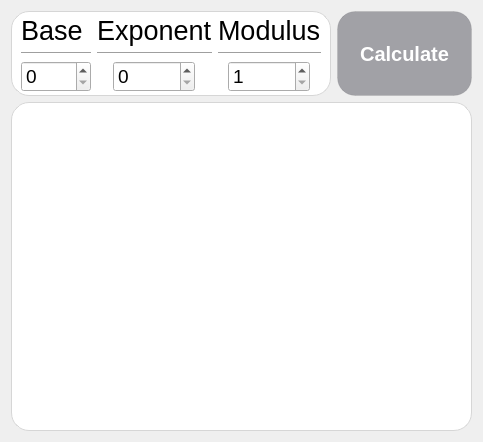
<?xml version="1.0" encoding="UTF-8"?>
<ui version="4.0">
 <class>MainWindow</class>
 <widget class="QWidget" name="MainWindow">
  <property name="geometry">
   <rect>
    <x>0</x>
    <y>0</y>
    <width>471</width>
    <height>442</height>
   </rect>
  </property>
  <property name="windowTitle">
   <string>MainWindow</string>
  </property>
  <layout class="QVBoxLayout" name="verticalLayout_3">
   <item>
    <layout class="QHBoxLayout" name="horizontalLayout">
     <property name="sizeConstraint">
      <enum>QLayout::SetMinimumSize</enum>
     </property>
     <item>
      <widget class="QFrame" name="parameterFrame">
       <property name="styleSheet">
        <string notr="true">QFrame#parameterFrame {
    background: white;
    border: 1px solid #d6d6d6;
    border-radius: 18px;
}</string>
       </property>
       <property name="frameShape">
        <enum>QFrame::StyledPanel</enum>
       </property>
       <property name="frameShadow">
        <enum>QFrame::Raised</enum>
       </property>
       <layout class="QHBoxLayout" name="horizontalLayout_2">
        <property name="topMargin">
         <number>3</number>
        </property>
        <property name="bottomMargin">
         <number>3</number>
        </property>
        <item>
         <layout class="QVBoxLayout" name="verticalLayout_2">
          <item alignment="Qt::AlignLeft">
           <widget class="QLabel" name="label_2">
            <property name="sizePolicy">
             <sizepolicy hsizetype="Maximum" vsizetype="Maximum">
              <horstretch>0</horstretch>
              <verstretch>0</verstretch>
             </sizepolicy>
            </property>
            <property name="font">
             <font>
              <pointsize>20</pointsize>
             </font>
            </property>
            <property name="text">
             <string>Base</string>
            </property>
           </widget>
          </item>
          <item>
           <widget class="Line" name="line">
            <property name="orientation">
             <enum>Qt::Horizontal</enum>
            </property>
           </widget>
          </item>
          <item alignment="Qt::AlignHCenter">
           <widget class="QSpinBox" name="baseInput">
            <property name="sizePolicy">
             <sizepolicy hsizetype="Maximum" vsizetype="Maximum">
              <horstretch>0</horstretch>
              <verstretch>0</verstretch>
             </sizepolicy>
            </property>
            <property name="minimumSize">
             <size>
              <width>70</width>
              <height>0</height>
             </size>
            </property>
            <property name="font">
             <font>
              <pointsize>14</pointsize>
             </font>
            </property>
            <property name="maximum">
             <number>99999</number>
            </property>
           </widget>
          </item>
         </layout>
        </item>
        <item>
         <layout class="QVBoxLayout" name="verticalLayout_4">
          <item alignment="Qt::AlignLeft">
           <widget class="QLabel" name="label_3">
            <property name="sizePolicy">
             <sizepolicy hsizetype="Maximum" vsizetype="Maximum">
              <horstretch>0</horstretch>
              <verstretch>0</verstretch>
             </sizepolicy>
            </property>
            <property name="font">
             <font>
              <pointsize>20</pointsize>
             </font>
            </property>
            <property name="text">
             <string>Exponent</string>
            </property>
           </widget>
          </item>
          <item>
           <widget class="Line" name="line_2">
            <property name="orientation">
             <enum>Qt::Horizontal</enum>
            </property>
           </widget>
          </item>
          <item alignment="Qt::AlignHCenter|Qt::AlignVCenter">
           <widget class="QSpinBox" name="exponentInput">
            <property name="sizePolicy">
             <sizepolicy hsizetype="Maximum" vsizetype="Maximum">
              <horstretch>0</horstretch>
              <verstretch>0</verstretch>
             </sizepolicy>
            </property>
            <property name="minimumSize">
             <size>
              <width>70</width>
              <height>0</height>
             </size>
            </property>
            <property name="font">
             <font>
              <pointsize>14</pointsize>
             </font>
            </property>
            <property name="maximum">
             <number>99999</number>
            </property>
           </widget>
          </item>
         </layout>
        </item>
        <item>
         <layout class="QVBoxLayout" name="verticalLayout_5">
          <item alignment="Qt::AlignLeft">
           <widget class="QLabel" name="label">
            <property name="sizePolicy">
             <sizepolicy hsizetype="Maximum" vsizetype="Maximum">
              <horstretch>0</horstretch>
              <verstretch>0</verstretch>
             </sizepolicy>
            </property>
            <property name="font">
             <font>
              <pointsize>20</pointsize>
             </font>
            </property>
            <property name="text">
             <string>Modulus</string>
            </property>
           </widget>
          </item>
          <item>
           <widget class="Line" name="line_3">
            <property name="orientation">
             <enum>Qt::Horizontal</enum>
            </property>
           </widget>
          </item>
          <item alignment="Qt::AlignHCenter">
           <widget class="QSpinBox" name="modulusInput">
            <property name="sizePolicy">
             <sizepolicy hsizetype="Maximum" vsizetype="Maximum">
              <horstretch>0</horstretch>
              <verstretch>0</verstretch>
             </sizepolicy>
            </property>
            <property name="minimumSize">
             <size>
              <width>70</width>
              <height>0</height>
             </size>
            </property>
            <property name="font">
             <font>
              <pointsize>14</pointsize>
             </font>
            </property>
            <property name="minimum">
             <number>1</number>
            </property>
            <property name="maximum">
             <number>99999</number>
            </property>
           </widget>
          </item>
         </layout>
        </item>
       </layout>
      </widget>
     </item>
     <item>
      <spacer name="horizontalSpacer">
       <property name="orientation">
        <enum>Qt::Horizontal</enum>
       </property>
       <property name="sizeHint" stdset="0">
        <size>
         <width>40</width>
         <height>20</height>
        </size>
       </property>
      </spacer>
     </item>
     <item>
      <widget class="QPushButton" name="calculateButton">
       <property name="sizePolicy">
        <sizepolicy hsizetype="Minimum" vsizetype="Minimum">
         <horstretch>0</horstretch>
         <verstretch>0</verstretch>
        </sizepolicy>
       </property>
       <property name="font">
        <font>
         <pointsize>-1</pointsize>
         <weight>75</weight>
         <bold>true</bold>
        </font>
       </property>
       <property name="autoFillBackground">
        <bool>false</bool>
       </property>
       <property name="styleSheet">
        <string notr="true">QPushButton {
    background-color: #A1A1A6;
    color: white;
    border: 1px solid rgba(0, 0, 0, 0.06);
    border-radius: 18px;
    padding: 12px 22px;
    font-size: 20px;
    font-weight: 600;
}

QPushButton:hover {
    background-color: #8E8E93;
}

QPushButton:pressed {
    background-color: #6D6D72;
}

QPushButton:disabled {
    background-color: #D8D8DC;
    color: #F2F2F7;
    border: 1px solid rgba(0, 0, 0, 0.04);
}</string>
       </property>
       <property name="text">
        <string>Calculate</string>
       </property>
      </widget>
     </item>
    </layout>
   </item>
   <item>
    <widget class="QTableView" name="sqmTable">
     <property name="sizePolicy">
      <sizepolicy hsizetype="Expanding" vsizetype="Expanding">
       <horstretch>0</horstretch>
       <verstretch>0</verstretch>
      </sizepolicy>
     </property>
     <property name="font">
      <font>
       <pointsize>14</pointsize>
      </font>
     </property>
     <property name="autoFillBackground">
      <bool>false</bool>
     </property>
     <property name="styleSheet">
      <string notr="true">QTableView {
    background: white;
    alternate-background-color: #f3f3f3;
    border: 1px solid #d6d6d6;
    border-radius: 18px;
    gridline-color: transparent;
    selection-background-color: transparent;
    selection-color: black;
}

QTableView::item {
    border: none;
    padding-left: 45px;
    padding-right: 45px;
}

QTableView::item:selected {
    background: transparent;
    color: black;
}

QHeaderView {
    background: #e9e9e9;
    border-top-left-radius: 18px;
    border-top-right-radius: 18px;
}

QHeaderView::section {
    background: transparent;
    border: none;
    padding: 8px;
    font-size: 16px;
    font-weight: 600;
}</string>
     </property>
     <property name="editTriggers">
      <set>QAbstractItemView::AnyKeyPressed|QAbstractItemView::DoubleClicked|QAbstractItemView::EditKeyPressed</set>
     </property>
     <property name="cornerButtonEnabled">
      <bool>true</bool>
     </property>
    </widget>
   </item>
  </layout>
 </widget>
 <resources/>
 <connections/>
</ui>
